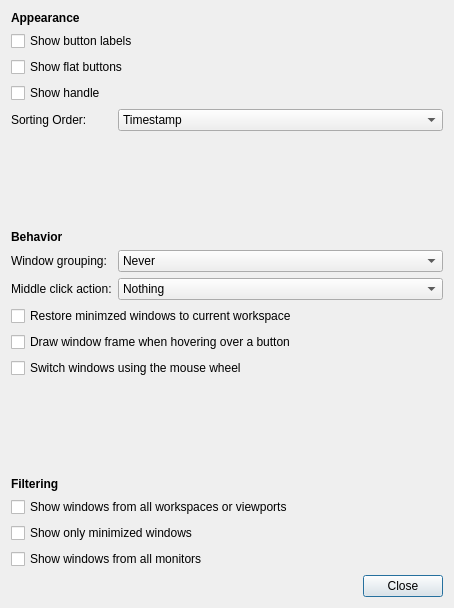
<?xml version="1.0" encoding="UTF-8"?>
<ui version="4.0">
 <class>window_buttons</class>
 <widget class="QDialog" name="window_buttons">
  <property name="geometry">
   <rect>
    <x>0</x>
    <y>0</y>
    <width>454</width>
    <height>608</height>
   </rect>
  </property>
  <property name="windowTitle">
   <string>Dialog</string>
  </property>
  <property name="windowIcon">
   <iconset theme="mx-tweak"/>
  </property>
  <layout class="QGridLayout" name="gridLayout_2">
   <item row="0" column="0">
    <layout class="QVBoxLayout" name="verticalLayout">
     <item>
      <layout class="QFormLayout" name="formLayout">
       <item row="0" column="0">
        <widget class="QLabel" name="label_6">
         <property name="text">
          <string>&lt;html&gt;&lt;head/&gt;&lt;body&gt;&lt;p&gt;&lt;span style=&quot; font-weight:600;&quot;&gt;Appearance&lt;/span&gt;&lt;/p&gt;&lt;/body&gt;&lt;/html&gt;</string>
         </property>
        </widget>
       </item>
       <item row="1" column="0" colspan="2">
        <widget class="QCheckBox" name="checkBoxbuttonlabels">
         <property name="text">
          <string>Show button labels</string>
         </property>
        </widget>
       </item>
       <item row="2" column="0" colspan="2">
        <widget class="QCheckBox" name="checkBoxshowflatbuttons">
         <property name="text">
          <string>Show flat buttons</string>
         </property>
        </widget>
       </item>
       <item row="3" column="0">
        <widget class="QCheckBox" name="checkBoxshowhandle">
         <property name="text">
          <string>Show handle</string>
         </property>
        </widget>
       </item>
       <item row="4" column="0">
        <widget class="QLabel" name="label">
         <property name="text">
          <string>Sorting Order:</string>
         </property>
        </widget>
       </item>
       <item row="4" column="1">
        <widget class="QComboBox" name="comboBoxsortingorder">
         <item>
          <property name="text">
           <string>Timestamp</string>
          </property>
         </item>
         <item>
          <property name="text">
           <string>Group title and timestamp</string>
          </property>
         </item>
         <item>
          <property name="text">
           <string>Window Title</string>
          </property>
         </item>
         <item>
          <property name="text">
           <string>Group title and window title</string>
          </property>
         </item>
         <item>
          <property name="text">
           <string>None, allow drag-and-drop</string>
          </property>
         </item>
        </widget>
       </item>
       <item row="6" column="0">
        <widget class="QLabel" name="label_2">
         <property name="text">
          <string>&lt;html&gt;&lt;head/&gt;&lt;body&gt;&lt;p&gt;&lt;span style=&quot; font-weight:600;&quot;&gt;Behavior&lt;/span&gt;&lt;/p&gt;&lt;/body&gt;&lt;/html&gt;</string>
         </property>
        </widget>
       </item>
       <item row="7" column="0">
        <widget class="QLabel" name="label_3">
         <property name="text">
          <string>Window grouping:</string>
         </property>
        </widget>
       </item>
       <item row="7" column="1">
        <widget class="QComboBox" name="comboBoxwindowgrouping">
         <item>
          <property name="text">
           <string>Never</string>
          </property>
         </item>
         <item>
          <property name="text">
           <string>Always</string>
          </property>
         </item>
        </widget>
       </item>
       <item row="8" column="0">
        <widget class="QLabel" name="label_4">
         <property name="text">
          <string>Middle click action:</string>
         </property>
        </widget>
       </item>
       <item row="8" column="1">
        <widget class="QComboBox" name="comboBoxmiddleclickaction">
         <item>
          <property name="text">
           <string>Nothing</string>
          </property>
         </item>
         <item>
          <property name="text">
           <string>Close window</string>
          </property>
         </item>
         <item>
          <property name="text">
           <string>Minimize window</string>
          </property>
         </item>
        </widget>
       </item>
       <item row="9" column="0" colspan="2">
        <widget class="QCheckBox" name="checkBoxrestoreminwindows">
         <property name="text">
          <string>Restore minimzed windows to current workspace</string>
         </property>
        </widget>
       </item>
       <item row="10" column="0" colspan="2">
        <widget class="QCheckBox" name="checkBoxdrawframes">
         <property name="text">
          <string>Draw window frame when hovering over a button</string>
         </property>
        </widget>
       </item>
       <item row="11" column="0" colspan="2">
        <widget class="QCheckBox" name="checkBoxswitchwindowsmousewheel">
         <property name="text">
          <string>Switch windows using the mouse wheel</string>
         </property>
        </widget>
       </item>
       <item row="13" column="0">
        <widget class="QLabel" name="label_5">
         <property name="text">
          <string>&lt;html&gt;&lt;head/&gt;&lt;body&gt;&lt;p&gt;&lt;span style=&quot; font-weight:600;&quot;&gt;Filtering&lt;/span&gt;&lt;/p&gt;&lt;/body&gt;&lt;/html&gt;</string>
         </property>
        </widget>
       </item>
       <item row="14" column="0" colspan="2">
        <widget class="QCheckBox" name="checkBoxwindowsallworkspaces">
         <property name="text">
          <string>Show windows from all workspaces or viewports</string>
         </property>
        </widget>
       </item>
       <item row="15" column="0" colspan="2">
        <widget class="QCheckBox" name="checkBoxonlyminwindows">
         <property name="text">
          <string>Show only minimized windows</string>
         </property>
        </widget>
       </item>
       <item row="16" column="0" colspan="2">
        <widget class="QCheckBox" name="checkBoxwindowsallmonitors">
         <property name="text">
          <string>Show windows from all monitors</string>
         </property>
        </widget>
       </item>
       <item row="5" column="0">
        <spacer name="verticalSpacer">
         <property name="orientation">
          <enum>Qt::Vertical</enum>
         </property>
         <property name="sizeHint" stdset="0">
          <size>
           <width>20</width>
           <height>40</height>
          </size>
         </property>
        </spacer>
       </item>
       <item row="12" column="0">
        <spacer name="verticalSpacer_2">
         <property name="orientation">
          <enum>Qt::Vertical</enum>
         </property>
         <property name="sizeHint" stdset="0">
          <size>
           <width>20</width>
           <height>40</height>
          </size>
         </property>
        </spacer>
       </item>
      </layout>
     </item>
     <item>
      <layout class="QGridLayout" name="gridLayout">
       <item row="0" column="0">
        <spacer name="horizontalSpacer">
         <property name="orientation">
          <enum>Qt::Horizontal</enum>
         </property>
         <property name="sizeHint" stdset="0">
          <size>
           <width>328</width>
           <height>20</height>
          </size>
         </property>
        </spacer>
       </item>
       <item row="0" column="1">
        <widget class="QPushButton" name="pushButton">
         <property name="text">
          <string>Close</string>
         </property>
         <property name="icon">
          <iconset theme="window-close">
           <normaloff>.</normaloff>.</iconset>
         </property>
        </widget>
       </item>
      </layout>
     </item>
    </layout>
   </item>
  </layout>
 </widget>
 <resources/>
 <connections/>
</ui>
